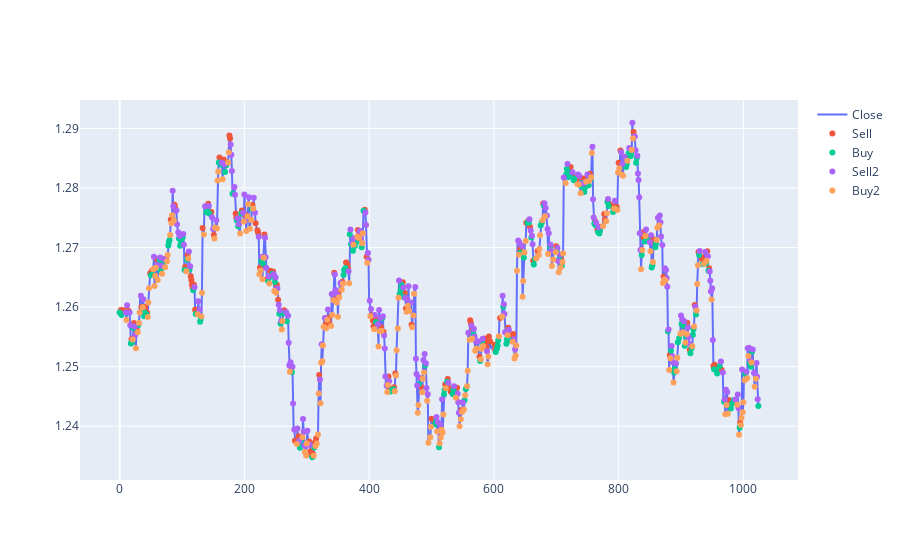

The cell this chart's notebook holds for it:
### Code cell
start_sub = 0
end_sub = 1025
print(DATASET.shape)
data_daily_resampled = DATASET

fig = go.Figure()
# Add traces
fig.add_trace(go.Scatter(x=data_daily_resampled.index[start_sub:end_sub], y=data_daily_resampled['Close'][start_sub:end_sub],
                    mode='lines',
                    name='Close'))
fig.add_trace(go.Scatter(x=data_daily_resampled.index[start_sub:end_sub], y=data_daily_resampled['Sell'][start_sub:end_sub],
                    mode='markers',
                    name='Sell'))
fig.add_trace(go.Scatter(x=data_daily_resampled.index[start_sub:end_sub], y=data_daily_resampled['Buy'][start_sub:end_sub],
                    mode='markers',
                    name='Buy'))
fig.add_trace(go.Scatter(x=data_daily_resampled.index[start_sub:end_sub], y=data_daily_resampled['Sell2'][start_sub:end_sub],
                    mode='markers',
                    name='Sell2'))
fig.add_trace(go.Scatter(x=data_daily_resampled.index[start_sub:end_sub], y=data_daily_resampled['Buy2'][start_sub:end_sub],
                    mode='markers',
                    name='Buy2'))

fig.show()

### Figure 1 — Plotly figure (JSON) as saved in the notebook; plotly's stock layout.template omitted (floating-point values rounded to 4 significant figures; data arrays with more than 128 entries replaced by an {"elided": "..."} marker saying what was removed)
{"data": [{"mode": "lines", "name": "Close", "type": "scatter", "x": {"elided": "1025 int values"}, "y": {"elided": "1025 float values"}}, {"mode": "markers", "name": "Sell", "type": "scatter", "x": {"elided": "1025 int values"}, "y": {"elided": "1025 float values"}}, {"mode": "markers", "name": "Buy", "type": "scatter", "x": {"elided": "1025 int values"}, "y": {"elided": "1025 float values"}}, {"mode": "markers", "name": "Sell2", "type": "scatter", "x": {"elided": "1025 int values"}, "y": {"elided": "1025 float values"}}, {"mode": "markers", "name": "Buy2", "type": "scatter", "x": {"elided": "1025 int values"}, "y": {"elided": "1025 float values"}}], "layout": {}}
